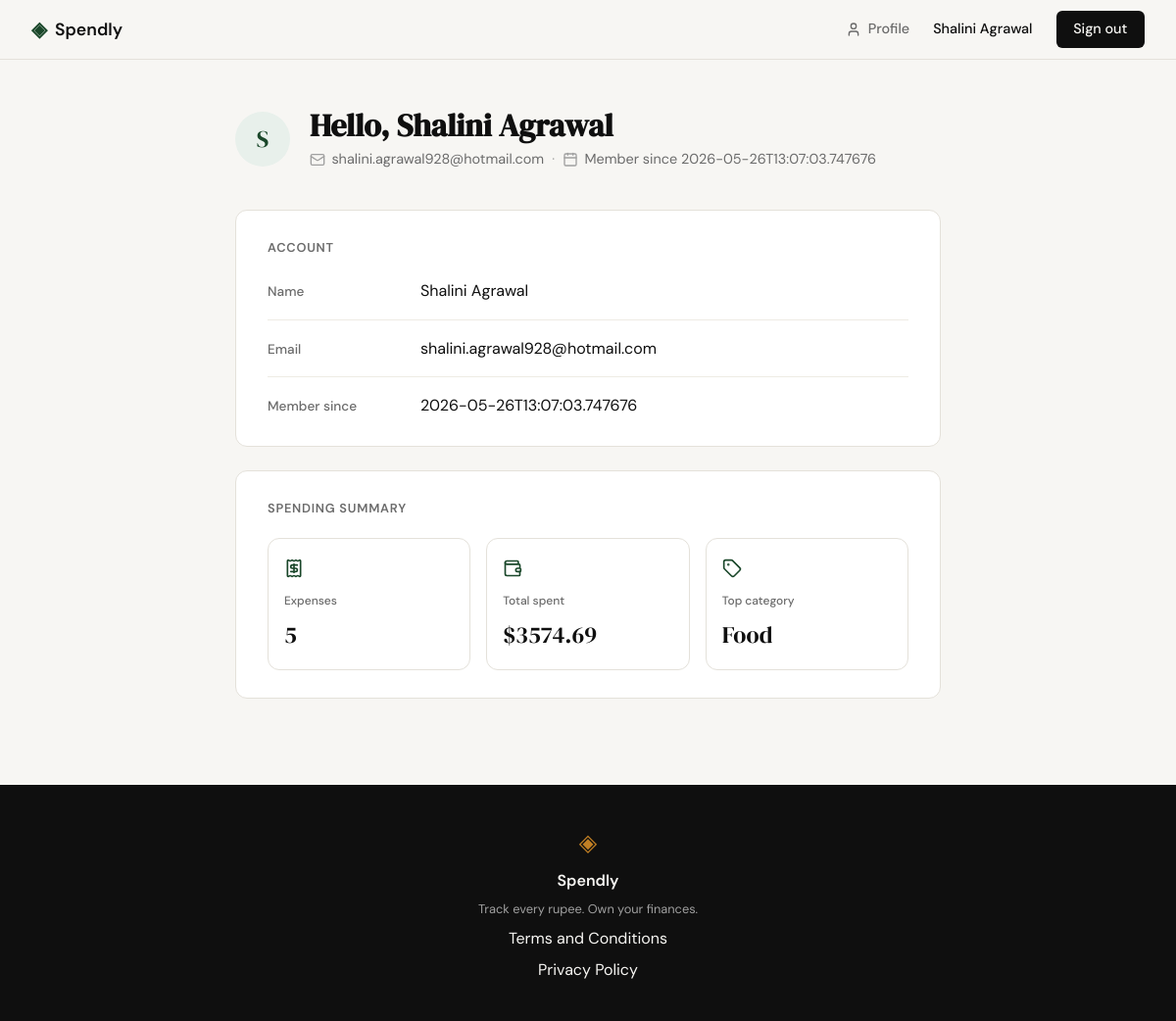
Screenshot of /profile (signed in) with the database file from the repository.
### tables this page shows
CREATE TABLE users (
            id            INTEGER PRIMARY KEY AUTOINCREMENT,
            name          TEXT NOT NULL,
            email         TEXT UNIQUE NOT NULL,
            password_hash TEXT NOT NULL,
            created_at    TEXT NOT NULL DEFAULT (datetime('now'))
        );

### app.py (the view)
@app.route("/profile")
def profile():
    user_id = session.get("user_id")
    if not user_id:
        flash("Please log in to view your profile.")
        return redirect(url_for("login"))
    user = get_user_by_id(user_id)
    if user is None:
        session.clear()
        flash("Please log in to view your profile.")
        return redirect(url_for("login"))
    summary = get_expense_summary(user_id)
    try:
        member_since = datetime.strptime(
            user["created_at"], "%Y-%m-%d %H:%M:%S"
        ).strftime("%d %b %Y")
    except (TypeError, ValueError):
        member_since = user["created_at"]
    return render_template(
        "profile.html",
        user=user,
        summary=summary,
        member_since=member_since,
    )

### database/db.py (called while the page is built)
def get_db():
    conn = sqlite3.connect(DB_PATH)
    conn.row_factory = sqlite3.Row
    conn.execute("PRAGMA foreign_keys = ON")
    return conn

def get_user_by_id(user_id):
    conn = get_db()
    try:
        return conn.execute(
            "SELECT id, name, email, created_at FROM users WHERE id = ?",
            (user_id,)
        ).fetchone()
    finally:
        conn.close()

def get_expense_summary(user_id):
    conn = get_db()
    try:
        totals = conn.execute(
            """
            SELECT COUNT(*) AS total_count,
                   COALESCE(SUM(amount), 0.0) AS total_amount
            FROM expenses
            WHERE user_id = ?
            """,
            (user_id,)
        ).fetchone()
        top = conn.execute(
            """
            SELECT category
            FROM expenses
            WHERE user_id = ?
            GROUP BY category
            ORDER BY COUNT(*) DESC, category ASC
            LIMIT 1
            """,
            (user_id,)
        ).fetchone()
        return {
            "total_count": totals["total_count"],
            "total_amount": totals["total_amount"],
            "top_category": top["category"] if top else None,
        }
    finally:
        conn.close()

### templates/profile.html (shortened to what this page needs)
{% extends "base.html" %}
{% block content %}
<section class="profile-section">
    <div class="profile-container">
        <header class="profile-header">
            <div class="profile-avatar" aria-hidden="true">
                {{ user.name[0]|upper }}
            </div>
            <div class="profile-headings">
                <h1 class="profile-title">Hello, {{ user.name }}</h1>
                <p class="profile-meta">
                    <span class="profile-meta-item">
                        <i data-lucide="mail"></i>{{ user.email }}
                    </span>
                    <span class="profile-meta-sep">·</span>
                    <span class="profile-meta-item">
                        <i data-lucide="calendar"></i>Member since {{ member_since }}
                    </span>
                </p>
            </div>
        </header>
        <section class="profile-card" aria-labelledby="account-heading">
            <h2 id="account-heading" class="profile-card-title">Account</h2>
            <dl class="profile-fields">
                <div class="profile-field">
                    <dt>Name</dt>
                    <dd>{{ user.name }}</dd>
                </div>
                <div class="profile-field">
                    <dt>Email</dt>
                    <dd>{{ user.email }}</dd>
                </div>
                <div class="profile-field">
                    <dt>Member since</dt>
                    <dd>{{ member_since }}</dd>
                </div>
            </dl>
        </section>
        <section class="profile-card" aria-labelledby="summary-heading">
            <h2 id="summary-heading" class="profile-card-title">Spending summary</h2>
            <div class="profile-stats">
                <div class="mock-stat-card profile-stat">
                    <i data-lucide="receipt" class="profile-stat-icon"></i>
                    <span class="stat-label">Expenses</span>
                    <span class="stat-value">{{ summary.total_count }}</span>
                </div>
                <div class="mock-stat-card profile-stat">
                    <i data-lucide="wallet" class="profile-stat-icon"></i>
                    <span class="stat-label">Total spent</span>
                    <span class="stat-value profile-stat-amount">${{ "%.2f"|format(summary.total_amount) }}</span>
                </div>
                <div class="mock-stat-card profile-stat">
                    <i data-lucide="tag" class="profile-stat-icon"></i>
                    <span class="stat-label">Top category</span>
                    {% if summary.top_category %}
                        <span class="stat-value">{{ summary.top_category }}</span>
                    {% else %}
                        <span class="profile-stat-empty">No expenses yet</span>
                    {% endif %}
                </div>
            </div>
        </section>
    </div>
</section>
{% endblock %}

### templates/base.html (shortened to what this page needs)
<!DOCTYPE html>
<html lang="en">
<head>
    <link rel="stylesheet" href="{{ url_for('static', filename='css/style.css') }}">
</head>
<body>
    <nav class="navbar">
        <div class="nav-inner">
            <a href="{{ url_for('landing') }}" class="nav-brand">
                <span class="brand-icon">◈</span>
                <span class="brand-name">Spendly</span>
            </a>
            <div class="nav-links">
                {% if session.get('user_id') %}
                    <a href="{{ url_for('profile') }}" class="nav-link-profile">
                        <i data-lucide="user"></i>Profile
                    </a>
                    <span class="nav-user">{{ session['user_name'] }}</span>
                    <a href="{{ url_for('logout') }}" class="nav-cta">Sign out</a>
                {% else %}
                    <a href="{{ url_for('login') }}">Sign in</a>
                    <a href="{{ url_for('register') }}" class="nav-cta">Get started</a>
                {% endif %}
            </div>
        </div>
    </nav>
    <main class="main-content">
        {% block content %}{% endblock %}
    </main>
    <footer class="footer">
        <div class="footer-inner">
            <span class="brand-icon">◈</span>
            <span class="footer-name">Spendly</span>
            <p class="footer-copy">Track every rupee. Own your finances.</p>
            <a href="{{ url_for('terms') }}">Terms and Conditions</a>
            <a href="{{ url_for('privacy') }}">Privacy Policy</a>
        </div>
    </footer>
</body>
</html>

### rows the page displays
users: user_name "Shalini Agrawal", name "S", name "Shalini Agrawal", email "shalini.agrawal928@hotmail.com", created_at "2026-05-26T13:07:03.747676"

### other values shown
{{ summary.total_count }} "5"
{{ "%.2f"|format(summary.total_amount) }} "3574.69"
{{ summary.top_category }} "Food"
